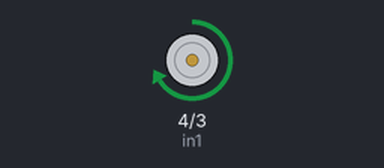
A sketch run on a simulated Arduino Uno, built with avr-gcc and run on an emulated ATmega328P. On the bench: motor-driver pin pairs drawn as motors (green arrow = first pin HIGH = forward, orange = second pin HIGH = backward, longer = more drive, scaled by the enable pin).

Above: at 0.05 s.
Timing chart, 0 to 3.0 s (numbered marks = the images above):
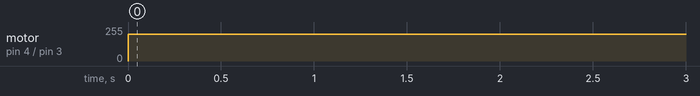

Measured:
- by itself, motor on pin 4 (in1) / pin 3 (in2): stopped → forward 200/255 at 0.00 s

The sketch:

motor_test.ino
```cpp
int enA = 5;
int in1 = 4;
int in2 = 3;


void setup() {
  Serial.begin(9600);
  pinMode(enA, OUTPUT);
  pinMode(in1, OUTPUT);
  pinMode(in2, OUTPUT);
}

void loop() {
  analogWrite(enA, 200);
  digitalWrite(in1, HIGH);
  digitalWrite(in2, LOW);
  delay(1000);
  digitalWrite(in1, LOW);
  digitalWrite(in2, LOW);
}
```
